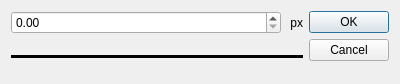
<?xml version="1.0" encoding="UTF-8"?>
<ui version="4.0">
 <class>WgtWidth</class>
 <widget class="QDialog" name="WgtWidth">
  <property name="geometry">
   <rect>
    <x>0</x>
    <y>0</y>
    <width>400</width>
    <height>84</height>
   </rect>
  </property>
  <property name="windowTitle">
   <string>Dialog</string>
  </property>
  <layout class="QHBoxLayout" name="horizontalLayout_3">
   <item>
    <layout class="QVBoxLayout" name="vho_width">
     <item>
      <layout class="QHBoxLayout" name="hlo_width">
       <item>
        <widget class="QDoubleSpinBox" name="sb_width"/>
       </item>
       <item>
        <widget class="QLabel" name="lbl_width_px">
         <property name="sizePolicy">
          <sizepolicy hsizetype="Fixed" vsizetype="Preferred">
           <horstretch>0</horstretch>
           <verstretch>0</verstretch>
          </sizepolicy>
         </property>
         <property name="text">
          <string> px</string>
         </property>
        </widget>
       </item>
      </layout>
     </item>
     <item>
      <layout class="QHBoxLayout" name="hlo_line">
       <item>
        <widget class="Line" name="l_line">
         <property name="sizePolicy">
          <sizepolicy hsizetype="Minimum" vsizetype="Expanding">
           <horstretch>0</horstretch>
           <verstretch>0</verstretch>
          </sizepolicy>
         </property>
         <property name="frameShadow">
          <enum>QFrame::Plain</enum>
         </property>
         <property name="lineWidth">
          <number>3</number>
         </property>
         <property name="midLineWidth">
          <number>0</number>
         </property>
         <property name="orientation">
          <enum>Qt::Horizontal</enum>
         </property>
        </widget>
       </item>
      </layout>
     </item>
    </layout>
   </item>
   <item>
    <widget class="QDialogButtonBox" name="btnb_width">
     <property name="orientation">
      <enum>Qt::Vertical</enum>
     </property>
     <property name="standardButtons">
      <set>QDialogButtonBox::Cancel|QDialogButtonBox::Ok</set>
     </property>
    </widget>
   </item>
  </layout>
 </widget>
 <resources/>
 <connections>
  <connection>
   <sender>btnb_width</sender>
   <signal>accepted()</signal>
   <receiver>WgtWidth</receiver>
   <slot>accept()</slot>
   <hints>
    <hint type="sourcelabel">
     <x>248</x>
     <y>254</y>
    </hint>
    <hint type="destinationlabel">
     <x>157</x>
     <y>274</y>
    </hint>
   </hints>
  </connection>
  <connection>
   <sender>btnb_width</sender>
   <signal>rejected()</signal>
   <receiver>WgtWidth</receiver>
   <slot>reject()</slot>
   <hints>
    <hint type="sourcelabel">
     <x>316</x>
     <y>260</y>
    </hint>
    <hint type="destinationlabel">
     <x>286</x>
     <y>274</y>
    </hint>
   </hints>
  </connection>
 </connections>
</ui>
